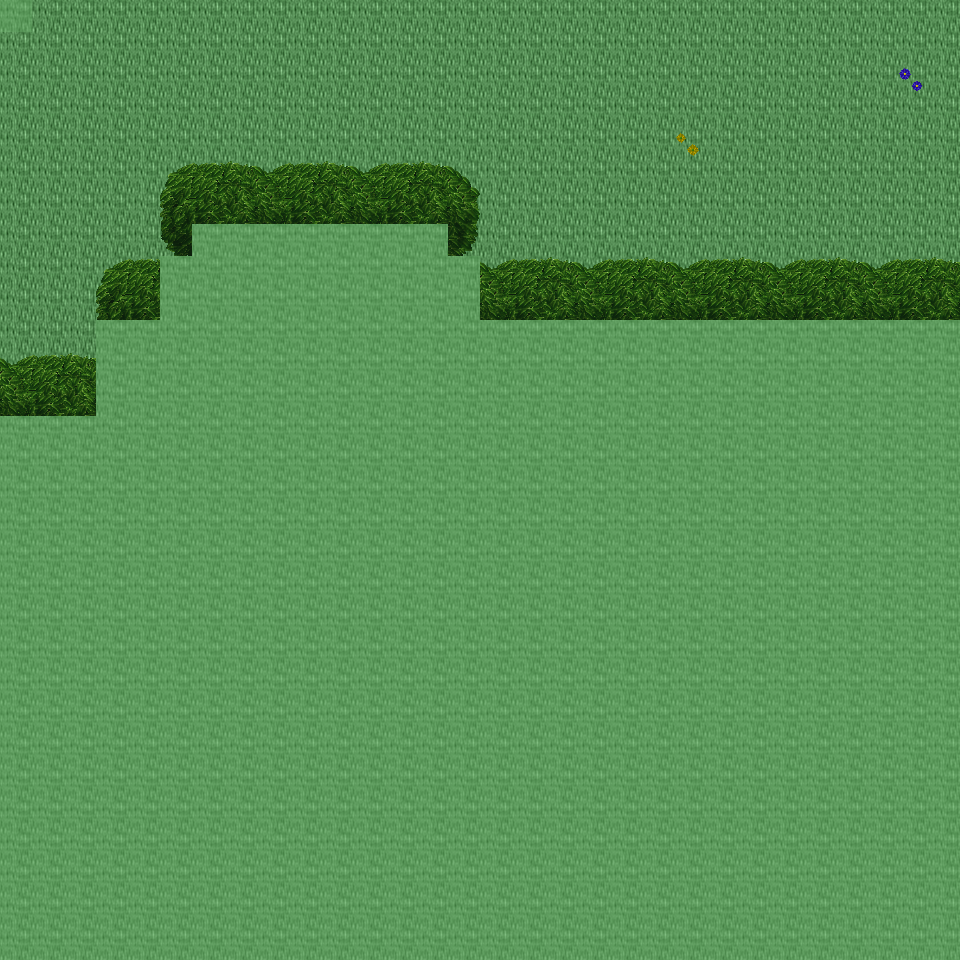

Below is a game level as drawn by its tile map, then a one-line description and the .tmx that defines it (tile-layer data replaced by summaries):
An orthogonal 30x30 tile map with 32x32 px tiles, 6 tile layers (Ground, Object, Object2, Above, ...), 22 tilesets and 3 objects (3x mapExit).

<map version="1.0" orientation="orthogonal" renderorder="right-down" width="30" height="30" tilewidth="32" tileheight="32" nextobjectid="4">
  <tileset firstgid="1" name="tileset_ground_ground" tilewidth="32" tileheight="32" tilecount="33" columns="3">
    <image source="../drawable/tileset_ground_ground.png" width="96" height="352" />
  </tileset>
  <tileset firstgid="34" name="tileset_ground_water_pool" tilewidth="32" tileheight="32" tilecount="72" columns="3">
    <image source="../drawable/tileset_ground_water_pool.png" width="96" height="768" />
  </tileset>
  <tileset firstgid="106" name="tileset_ground_ridge_earth_dark" tilewidth="32" tileheight="32" tilecount="96" columns="12">
    <image source="../drawable/tileset_ground_ridge_earth_dark.png" width="384" height="256" />
  </tileset>
  <tileset firstgid="202" name="tileset_ground_grass_edges" tilewidth="32" tileheight="32" tilecount="36" columns="12">
    <image source="../drawable/tileset_ground_grass_edges.png" width="384" height="96" />
  </tileset>
  <tileset firstgid="238" name="tileset_ground_earth_edges" tilewidth="32" tileheight="32" tilecount="18" columns="6">
    <image source="../drawable/tileset_ground_earth_edges.png" width="192" height="96" />
  </tileset>
  <tileset firstgid="256" name="tileset_ground_grass_corners" tilewidth="32" tileheight="32" tilecount="24" columns="6">
    <image source="../drawable/tileset_ground_grass_corners.png" width="192" height="128" />
  </tileset>
  <tileset firstgid="280" name="tileset_plant_grasses" tilewidth="32" tileheight="32" tilecount="6" columns="3">
    <image source="../drawable/tileset_plant_grasses.png" width="96" height="64" />
  </tileset>
  <tileset firstgid="286" name="tileset_plant_flower_daisy_blue" tilewidth="32" tileheight="32" tilecount="8" columns="2">
    <image source="../drawable/tileset_plant_flower_daisy_blue.png" width="64" height="128" />
  </tileset>
  <tileset firstgid="294" name="tileset_plant_flower_daisy_yellow" tilewidth="32" tileheight="32" tilecount="8" columns="2">
    <image source="../drawable/tileset_plant_flower_daisy_yellow.png" width="64" height="128" />
  </tileset>
  <tileset firstgid="302" name="tileset_plant_bush_bushes" tilewidth="32" tileheight="32" tilecount="10" columns="5">
    <image source="../drawable/tileset_plant_bush_bushes.png" width="160" height="64" />
  </tileset>
  <tileset firstgid="312" name="tileset_plant_flower_daisy_red" tilewidth="32" tileheight="32" tilecount="8" columns="2">
    <image source="../drawable/tileset_plant_flower_daisy_red.png" width="64" height="128" />
  </tileset>
  <tileset firstgid="320" name="tileset_plant_flower_daisy_white" tilewidth="32" tileheight="32" tilecount="8" columns="2">
    <image source="../drawable/tileset_plant_flower_daisy_white.png" width="64" height="128" />
  </tileset>
  <tileset firstgid="328" name="tileset_logic_collision" tilewidth="32" tileheight="32" tilecount="1" columns="1">
    <image source="../drawable/tileset_logic_collision.png" width="32" height="32" />
  </tileset>
  <tileset firstgid="329" name="tileset_plant_tree_tree_green" tilewidth="32" tileheight="32" tilecount="88" columns="8">
    <image source="../drawable/tileset_plant_tree_tree_green.png" width="256" height="352" />
  </tileset>
  <tileset firstgid="417" name="tileset_plant_stump_stump_brown" tilewidth="32" tileheight="32" tilecount="4" columns="2">
    <image source="../drawable/tileset_plant_stump_stump_brown.png" width="64" height="64" />
  </tileset>
  <tileset firstgid="421" name="tileset_logic_item_sheepfood" tilewidth="32" tileheight="32" tilecount="1" columns="1">
    <image source="../drawable/tileset_logic_item_sheepfood.png" width="32" height="32" />
  </tileset>
  <tileset firstgid="422" name="tileset_logic_creature_fairy" tilewidth="32" tileheight="32" tilecount="4" columns="4">
    <image source="../drawable/tileset_logic_creature_fairy.png" width="128" height="32" />
  </tileset>
  <tileset firstgid="426" name="tileset_logic_item_resources" tilewidth="32" tileheight="32" tilecount="6" columns="6">
    <image source="../drawable/tileset_logic_item_resources.png" width="192" height="32" />
  </tileset>
  <tileset firstgid="432" name="tileset_logic_creature_mythical_being" tilewidth="32" tileheight="32" tilecount="24" columns="8">
    <image source="../drawable/tileset_logic_creature_mythical_being.png" width="256" height="96" />
  </tileset>
  <tileset firstgid="456" name="tileset_ground_green_paving" tilewidth="32" tileheight="32" tilecount="18" columns="3">
    <image source="../drawable/tileset_ground_green_paving.png" width="96" height="192" />
  </tileset>
  <tileset firstgid="474" name="tileset_logic_protection" tilewidth="32" tileheight="32" tilecount="2" columns="2">
    <image source="../drawable/tileset_logic_protection.png" width="64" height="32" />
  </tileset>
  <tileset firstgid="476" name="tileset_building_huts" tilewidth="32" tileheight="32" tilecount="338" columns="26">
    <image source="../drawable/tileset_building_huts.png" width="832" height="416" />
  </tileset>
  <layer name="Ground" width="30" height="30">
    <data>[900 cells, 900 non-empty, 1 distinct tile ids]</data>
  </layer>
  <layer name="Object" width="30" height="30">
    <data>[900 cells, 4 non-empty, 4 distinct tile ids]</data>
  </layer>
  <layer name="Object2" width="30" height="30">
    <data>[900 cells, 0 non-empty, 0 distinct tile ids]</data>
  </layer>
  <layer name="Above" width="30" height="30">
    <data>[900 cells, 681 non-empty, 18 distinct tile ids]</data>
  </layer>
  <layer name="Above2" width="30" height="30">
    <data>[900 cells, 0 non-empty, 0 distinct tile ids]</data>
  </layer>
  <layer name="Walkable" width="30" height="30">
    <data>[900 cells, 620 non-empty, 1 distinct tile ids]</data>
  </layer>
  <objectgroup name="MapEvents">
    <object id="1" name="north" type="mapExit" x="32" y="0" width="928" height="32">
      <properties>
        <property name="map" value="level_0_x88_y112" />
        <property name="x" value="1" />
        <property name="y" value="28" />
      </properties>
    </object>
    <object id="2" name="west" type="mapExit" x="0" y="32" width="32" height="384">
      <properties>
        <property name="map" value="level_0_x87_y113" />
        <property name="x" value="28" />
        <property name="y" value="1" />
      </properties>
    </object>
    <object id="3" name="east" type="mapExit" x="928" y="0" width="32" height="320">
      <properties>
        <property name="map" value="level_0_x89_y113" />
        <property name="x" value="1" />
        <property name="y" value="0" />
      </properties>
    </object>
  </objectgroup>
</map>
